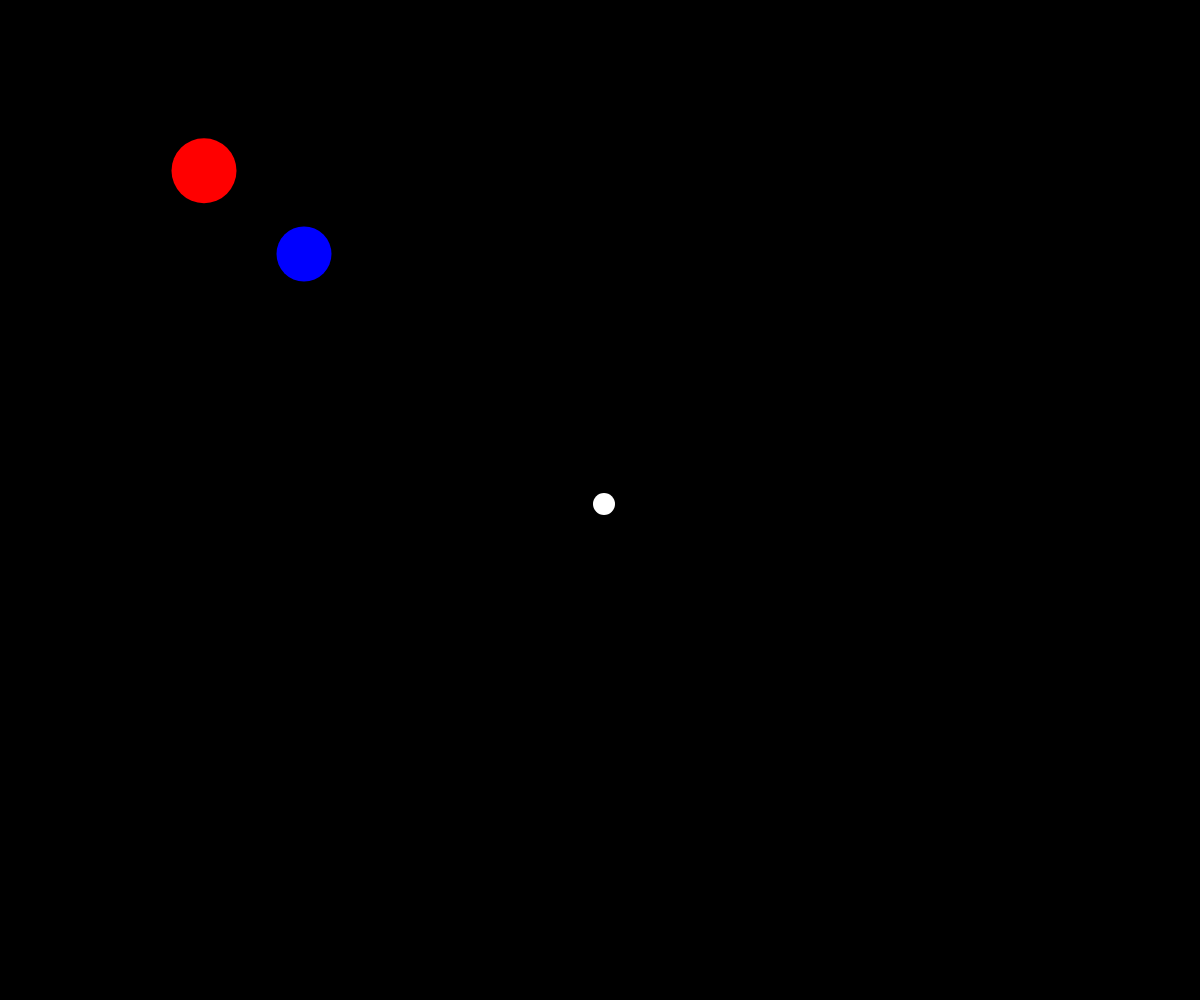
Frame 1 (no input)
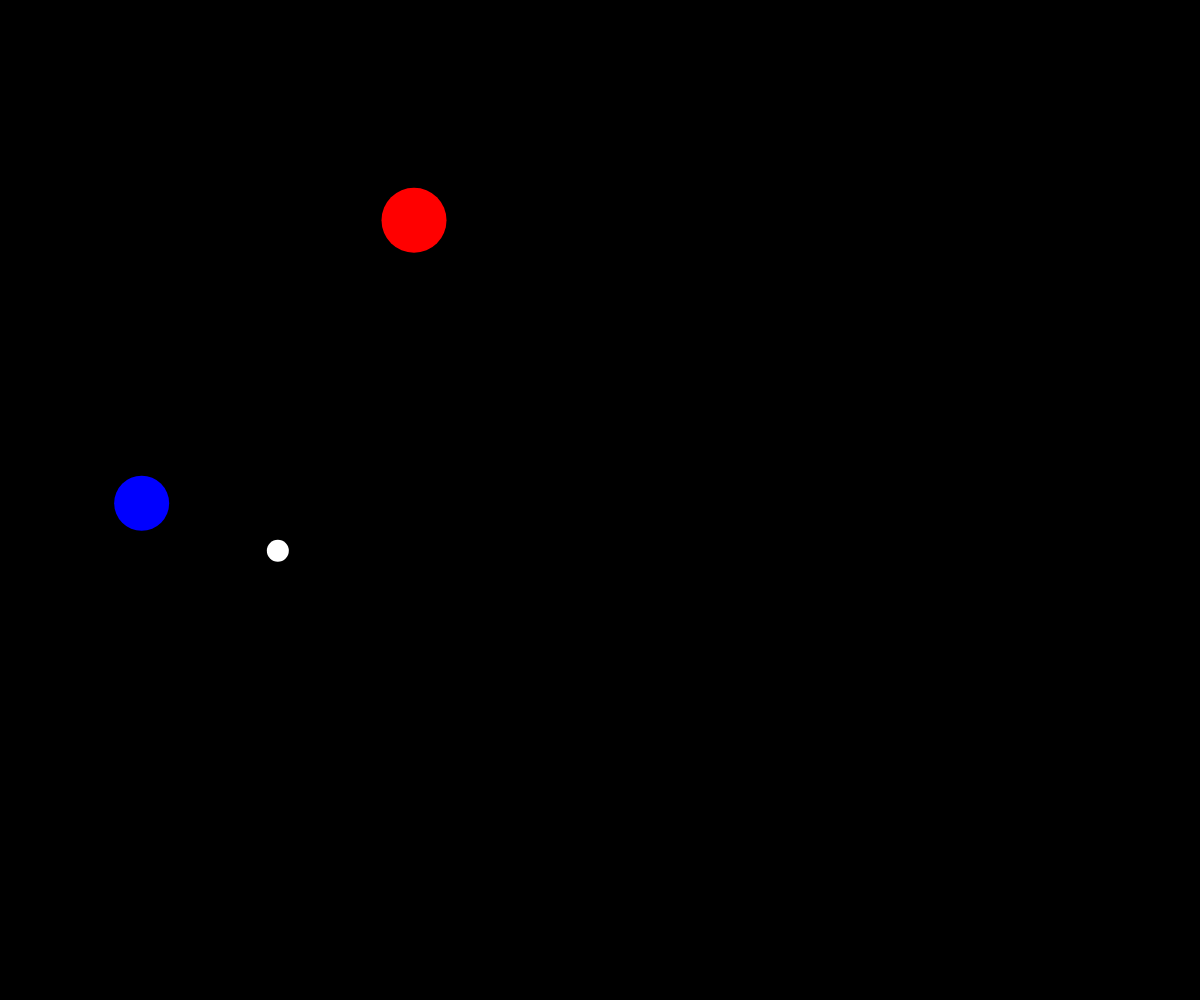
Frame 60 (no input)
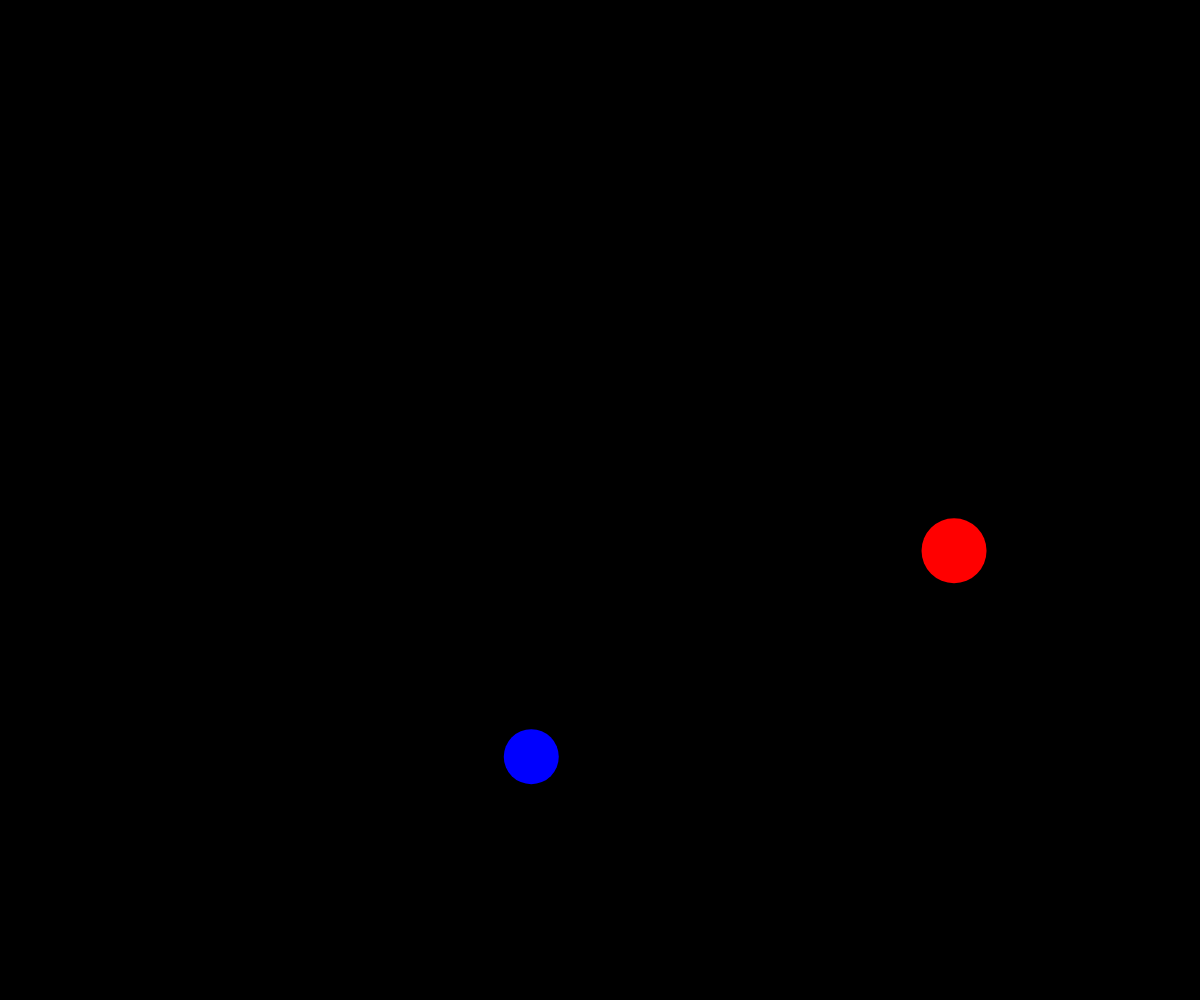
Frame 120 (the mouse pressed at the canvas centre since frame 60)

The p5.js sketch that drew these frames (run headless with seeded random() and noise() and a simulated clock; from frame 60 on, the mouse is pressed at the canvas centre):

// p5.js sketch
// ── sketch.js
//create 3 var
let ball; //will be red
let ball2; //will be blue
let ball3; //will be white
function setup() {
    createCanvas(windowWidth, windowHeight);
//change the ball object with + height
    ball = new XXYZ(width / 6, height / 6, 65, 'red');
    ball2 = new XXYZ(width / 4, height / 4, 55, 'blue');
    ball3 = new XXYZ(width / 2, height / 2, 22, 'white');
}
//createCanvas black to see the white ball3
function draw() {
    background(0);

    ball.display();
    ball2.display();
    ball3.display();
    ball.move('40');
    ball2.move('40');
    ball3.move('40');
    ball.edgeCheck();
    ball2.edgeCheck();
    ball3.edgeCheck();
}

class XXYZ {
    constructor(x, y, size, color) {
        this.color = color;
        this.size = size;
        this.rad = this.size / 2;
        this.posX = x;
        this.posY = y;
        this.deltaX = random(-20, 50);
        this.deltaY = random(-20, 50);
        //change the speed of the ball with x = -20, 50 and y = -20, 50
    }

    display() {
        push();
        noStroke();
        fill(this.color);
        translate(this.posX, this.posY);
        ellipse(4, 4, this.size);
        pop();
    }

    move() {
        this.posX += this.deltaX;
        this.posY += this.deltaY;
    }

    edgeCheck() {
        if (this.posX + this.rad >= width || this.posX - this.rad <= 0) {
            this.deltaX *= -1;
        }
        if (this.posY + this.rad >= height || this.posY - this.rad <= 0) {
            this.deltaY *= -1;
        }
    }
}
